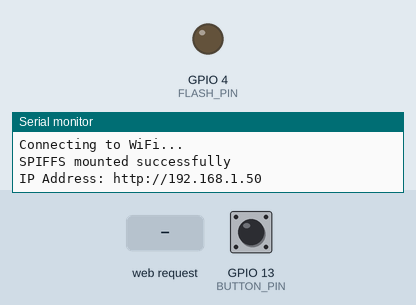
Recording of a sketch running on a simulated ESP32. On the bench: output pins drawn as LEDs (lit = HIGH), the last lines printed to the serial monitor. Inputs (shaded band) come from the test bench; at power-on: GPIO 13 (BUTTON_PIN) LOW. WiFi joins after 1.5 s; servers stay silent unless stated; storage starts empty; the camera gives no picture.

Above: at 4.0 s.
4.1 s: HTTP request GET /flash received
At 5.3 s:
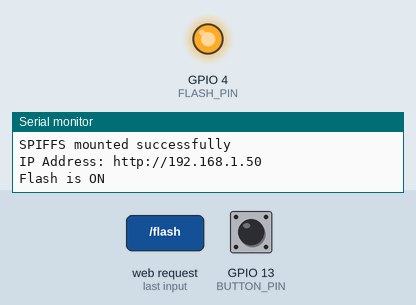
5.6 s: GPIO 13 (BUTTON_PIN) pulled HIGH for 0.15 s
Timing chart, 0 to 8.6 s (numbered marks = the images above; inputs shaded):
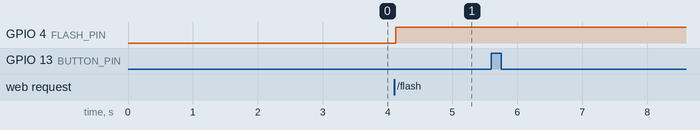

Measured:
- after the input at 4.1 s, GPIO 4 (FLASH_PIN): LOW → HIGH at once

The sketch:

cam_control.ino
```cpp
// (licence header left out)
//#define SerialPrintEnable // Easy way to toggle Serial Print message

#include <pgmspace.h>
#include "website_html.h"
#include "WiFi.h"
#include "esp_camera.h"
#include "esp_timer.h"
#include "img_converters.h"
#include "Arduino.h"
#include "soc/soc.h"           // Disable brownout problems
#include "soc/rtc_cntl_reg.h"  // Disable brownout problems
#include "driver/rtc_io.h"
#include <ESPAsyncWebServer.h>
#include <SPIFFS.h>
#include <FS.h>

// Your network credentials
const char* ssid = "Sanjith";
const char* password = "awfq3737";
IPAddress local_IP(192, 168, 232, 232);
IPAddress gateway_address(192, 168, 232, 68);
IPAddress subnet_mask(255, 255, 255, 0);
IPAddress DNS_1(192, 168, 232, 68);
IPAddress DNS_2(0, 0, 0, 0);
// ESP32 CAM's MAC Address = 2C:BC:BB:85:36:F4

// Create AsyncWebServer object on port 80
AsyncWebServer server(80);

boolean takeNewPhoto = false;

// Photo File Name to save in SPIFFS
#define FILE_PHOTO "/photo.jpg"

// Button Interrupt
boolean isButtonPressed = false;
// Flash
boolean toggleFlash = false;
uint8_t isFlashOn = 1;
// Video Mode
boolean enableVideo = false;

// OV2640 camera module pins (CAMERA_MODEL_AI_THINKER)
#define PWDN_GPIO_NUM     32
#define RESET_GPIO_NUM    -1
#define XCLK_GPIO_NUM      0
#define SIOD_GPIO_NUM     26
#define SIOC_GPIO_NUM     27
#define Y9_GPIO_NUM       35
#define Y8_GPIO_NUM       34
#define Y7_GPIO_NUM       39
#define Y6_GPIO_NUM       36
#define Y5_GPIO_NUM       21
#define Y4_GPIO_NUM       19
#define Y3_GPIO_NUM       18
#define Y2_GPIO_NUM        5
#define VSYNC_GPIO_NUM    25
#define HREF_GPIO_NUM     23
#define PCLK_GPIO_NUM     22

#define FLASH_PIN         4
#define BUTTON_PIN        13  // Labelled IO13 on the board


// Interrupt Service Routine (ISR)
// Use IRAM_ATTR so that the ISR is placed in IRAM (a requirement for ESP32)
void IRAM_ATTR onButtonPress() {
  takeNewPhoto = true;
  detachInterrupt(digitalPinToInterrupt(BUTTON_PIN)); // temporarily disable interrupt
}


void setup() {
  // Serial port for debugging purposes
  Serial.begin(115200);

  // Assign a static IP Address
  if (!WiFi.config(local_IP, gateway_address, subnet_mask, DNS_1, DNS_2)) {
    Serial.println("Static wifi address configuration failed!");
  }
  // Connect to Wi-Fi using the Static IP Address
  WiFi.begin(ssid, password);
  while (WiFi.status() != WL_CONNECTED) {
    delay(1000);
    Serial.println("Connecting to WiFi...");
  }
  if (!SPIFFS.begin(true)) {
    Serial.println("An Error has occurred while mounting SPIFFS");
    ESP.restart();
  }
  else {
    delay(500);
    Serial.println("SPIFFS mounted successfully");
  }

  // Print ESP32's Static Local IP Address
  Serial.print("IP Address: http://");
  Serial.println(WiFi.localIP());

  // Turn-off the 'brownout detector'
  WRITE_PERI_REG(RTC_CNTL_BROWN_OUT_REG, 0);

  // Flash Setup
  pinMode(FLASH_PIN, OUTPUT);
  digitalWrite(FLASH_PIN, LOW);

  // Attach an interrupt to the button pin
  // Trigger the ISR on a falling edge (when the button is pressed)
  attachInterrupt(digitalPinToInterrupt(BUTTON_PIN), onButtonPress, RISING);

  // OV2640 camera module
  camera_config_t config;
  config.ledc_channel = LEDC_CHANNEL_0;
  config.ledc_timer = LEDC_TIMER_0;
  config.pin_d0 = Y2_GPIO_NUM;
  config.pin_d1 = Y3_GPIO_NUM;
  config.pin_d2 = Y4_GPIO_NUM;
  config.pin_d3 = Y5_GPIO_NUM;
  config.pin_d4 = Y6_GPIO_NUM;
  config.pin_d5 = Y7_GPIO_NUM;
  config.pin_d6 = Y8_GPIO_NUM;
  config.pin_d7 = Y9_GPIO_NUM;
  config.pin_xclk = XCLK_GPIO_NUM;
  config.pin_pclk = PCLK_GPIO_NUM;
  config.pin_vsync = VSYNC_GPIO_NUM;
  config.pin_href = HREF_GPIO_NUM;
  config.pin_sccb_sda = SIOD_GPIO_NUM;
  config.pin_sccb_scl = SIOC_GPIO_NUM;
  config.pin_pwdn = PWDN_GPIO_NUM;
  config.pin_reset = RESET_GPIO_NUM;
  //config.xclk_freq_hz = 20000000; //Base Freq
  config.xclk_freq_hz = 16000000; // Ideal Freq
  config.pixel_format = PIXFORMAT_JPEG;

  if (psramFound()) {
    config.frame_size = FRAMESIZE_UXGA;
    config.jpeg_quality = 10;
    config.fb_count = 2;
  } else {
    config.frame_size = FRAMESIZE_SVGA;
    config.jpeg_quality = 12;
    config.fb_count = 1;
  }
  // Camera init
  esp_err_t err = esp_camera_init(&config);
  if (err != ESP_OK) {
    Serial.printf("Camera init failed with error 0x%x", err);
    ESP.restart();
  }

  // Route for root / web page
  server.on("/", HTTP_GET, [](AsyncWebServerRequest * request) {
    request->send(200, "text/html", index_html);
  });

  server.on("/capture", HTTP_GET, [](AsyncWebServerRequest * request) {
    takeNewPhoto = true;
    request->send(200, "text/plain", "Taking Photo");
  });

  server.on("/saved-photo", HTTP_GET, [](AsyncWebServerRequest * request) {
    request->send(SPIFFS, FILE_PHOTO, "image/jpg", false);
  });

  server.on("/flash", HTTP_GET, [](AsyncWebServerRequest * request) {
    toggleFlash = true;
    request->send(200, "text/plain", "Toggling Flash");
  });

  server.on("/videoON", HTTP_GET, [](AsyncWebServerRequest * request) {
    enableVideo = true;
    request->send(200, "text/plain", "Toggling Video");
  });

  server.on("/videoOFF", HTTP_GET, [](AsyncWebServerRequest * request) {
    enableVideo = false;
    request->send(200, "text/plain", "Toggling Video");
  });

  // Start server
  server.begin();
}


void loop() {
  while (enableVideo) {
    capturePhotoSaveSpiffs();
    delay(1);
  }

  if (takeNewPhoto) {
    capturePhotoSaveSpiffs();
    takeNewPhoto = false;
    attachInterrupt(digitalPinToInterrupt(BUTTON_PIN), onButtonPress, RISING); // re-enable interrupts
  }
  if (toggleFlash) {
    if (isFlashOn) {
      digitalWrite(FLASH_PIN, HIGH);
      Serial.println("Flash is ON");
    } else {
      digitalWrite(FLASH_PIN, LOW);
      Serial.println("Flash is OFF");
    }
    isFlashOn = 1 - isFlashOn;
    toggleFlash = false;
  }
  delay(1);
}


// Check if photo capture was successful
bool checkPhoto( fs::FS &fs ) {
  File f_pic = fs.open( FILE_PHOTO );
  unsigned int pic_sz = f_pic.size();
  return ( pic_sz > 100 );
}

// Capture Photo and Save it to SPIFFS
void capturePhotoSaveSpiffs( void ) {
  camera_fb_t * fb = NULL; // pointer
  bool ok = 0; // Boolean indicating if the picture has been taken correctly

  do {
    // Take a photo with the camera
    #ifdef SerialPrintEnable
    Serial.println("Taking a photo...");
    #endif

    fb = esp_camera_fb_get();
    if (!fb) {
      #ifdef SerialPrintEnable
      Serial.println("Camera capture failed");
      #endif
      return;
    }

    // Photo file name
    Serial.printf("Picture file name: %s\n", FILE_PHOTO);
    File file = SPIFFS.open(FILE_PHOTO, FILE_WRITE);

    // Insert the data in the photo file
    if (!file) {
      #ifdef SerialPrintEnable
      Serial.println("Failed to open file in writing mode");
      #endif
    }
    else {
      file.write(fb->buf, fb->len); // payload (image), payload length

      #ifdef SerialPrintEnable
      Serial.print("The picture has been saved in ");
      Serial.print(FILE_PHOTO);
      Serial.print(" - Size: ");
      Serial.print(file.size());
      Serial.println(" bytes");
      #endif
    }
    // Close the file
    file.close();
    esp_camera_fb_return(fb);

    // check if file has been correctly saved in SPIFFS
    ok = checkPhoto(SPIFFS);
  } while ( !ok );
}
```

website_html.h
```cpp
const char index_html[] PROGMEM = R"rawliteral(
<!DOCTYPE HTML><html>
<head>
  <meta name="viewport" content="width=device-width, initial-scale=1">
  <style>
    body { text-align:center; }
    .vert { margin-bottom: 10%; }
    .hori { margin-bottom: 0%; }
  </style>
</head>
<body>
  <div id="container">
    <h2>ESP32-CAM Page</h2>
    <p>Wait a few seconds between photo capture and page refresh.</p>
    <p>
      <button onclick="rotatePhoto();">ROTATE</button>
      <button onclick="capturePhoto()">CAPTURE PHOTO</button>
      <button onclick="location.reload();">REFRESH PAGE</button>
      <button onclick="toggleFlash();">TOGGLE FLASH</button>
      <button onclick="videoON();">ENABLE VIDEO</button>
      <button onclick="videoOFF();">DISABLE VIDEO</button>
    </p>
  </div>
  <div>
    <a href="saved-photo" download="ESP32_CAM_Pic.jpg">
      <img src="saved-photo" id="photo" width="70%"></div>
    </a>
</body>
<script>
  var deg = 0;
  function capturePhoto() {
    var xhr = new XMLHttpRequest();
    xhr.open('GET', "/capture", true);
    xhr.send();
  }
  function toggleFlash() {
    var xhr = new XMLHttpRequest();
    xhr.open('GET', "/flash", true);
    xhr.send();
  }
  function videoON() {
    var xhr = new XMLHttpRequest();
    xhr.open('GET', "/videoON", true);
    xhr.send();
  }
  function videoOFF() {
    var xhr = new XMLHttpRequest();
    xhr.open('GET', "/videoOFF", true);
    xhr.send();
  }
  function rotatePhoto() {
    var img = document.getElementById("photo");
    deg += 90;
    if(isOdd(deg/90)){ document.getElementById("container").className = "vert"; }
    else{ document.getElementById("container").className = "hori"; }
    img.style.transform = "rotate(" + deg + "deg)";
  }
  function isOdd(n) { return Math.abs(n % 2) == 1; }
</script>
</html>)rawliteral";
```
